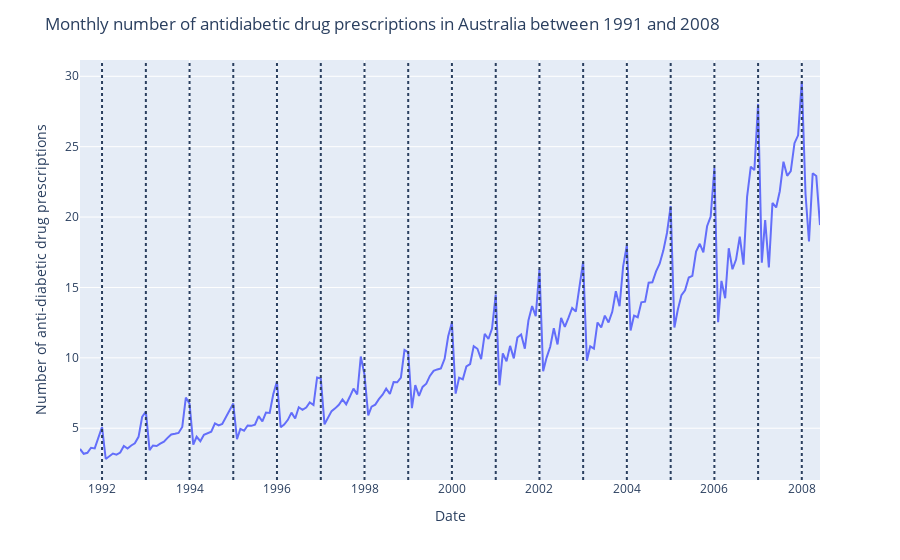

The notebook cell saved with this chart:
### Markdown cell above
## EDA
- From the plot, there is a clear seasonality within a year, where the number of prescriptions is low at the start of the year, dipped in Feb and sharply increase towards the end of the year `m=12`
- Also, there is a upward trend.

### Code cell
fig = px.line(df, x='ds',y='y')
for year in range(1992, 2009):
    fig.add_vline(f"{year}-01-01", line=dict(dash='dot'))

fig.update_layout(
    yaxis_title='Number of anti-diabetic drug prescriptions',
    xaxis_title='Date',
    title="Monthly number of antidiabetic drug prescriptions in Australia between 1991 and 2008"
)

### Figure 1 — Plotly figure (JSON) as saved in the notebook; plotly's stock layout.template omitted (floating-point values rounded to 4 significant figures; data arrays with more than 128 entries replaced by an {"elided": "..."} marker saying what was removed)
{"data": [{"hovertemplate": "ds=%{x}<br>y=%{y}<extra></extra>", "legendgroup": "", "line": {"color": "#636efa", "dash": "solid"}, "marker": {"symbol": "circle"}, "mode": "lines", "name": "", "orientation": "v", "showlegend": false, "type": "scatter", "x": {"elided": "204 str values"}, "xaxis": "x", "y": {"elided": "204 float values"}, "yaxis": "y"}], "layout": {"legend": {"tracegroupgap": 0}, "margin": {"t": 60}, "shapes": [{"line": {"dash": "dot"}, "type": "line", "x0": "1992-01-01", "x1": "1992-01-01", "xref": "x", "y0": 0, "y1": 1, "yref": "y domain"}, {"line": {"dash": "dot"}, "type": "line", "x0": "1993-01-01", "x1": "1993-01-01", "xref": "x", "y0": 0, "y1": 1, "yref": "y domain"}, {"line": {"dash": "dot"}, "type": "line", "x0": "1994-01-01", "x1": "1994-01-01", "xref": "x", "y0": 0, "y1": 1, "yref": "y domain"}, {"line": {"dash": "dot"}, "type": "line", "x0": "1995-01-01", "x1": "1995-01-01", "xref": "x", "y0": 0, "y1": 1, "yref": "y domain"}, {"line": {"dash": "dot"}, "type": "line", "x0": "1996-01-01", "x1": "1996-01-01", "xref": "x", "y0": 0, "y1": 1, "yref": "y domain"}, {"line": {"dash": "dot"}, "type": "line", "x0": "1997-01-01", "x1": "1997-01-01", "xref": "x", "y0": 0, "y1": 1, "yref": "y domain"}, {"line": {"dash": "dot"}, "type": "line", "x0": "1998-01-01", "x1": "1998-01-01", "xref": "x", "y0": 0, "y1": 1, "yref": "y domain"}, {"line": {"dash": "dot"}, "type": "line", "x0": "1999-01-01", "x1": "1999-01-01", "xref": "x", "y0": 0, "y1": 1, "yref": "y domain"}, {"line": {"dash": "dot"}, "type": "line", "x0": "2000-01-01", "x1": "2000-01-01", "xref": "x", "y0": 0, "y1": 1, "yref": "y domain"}, {"line": {"dash": "dot"}, "type": "line", "x0": "2001-01-01", "x1": "2001-01-01", "xref": "x", "y0": 0, "y1": 1, "yref": "y domain"}, {"line": {"dash": "dot"}, "type": "line", "x0": "2002-01-01", "x1": "2002-01-01", "xref": "x", "y0": 0, "y1": 1, "yref": "y domain"}, {"line": {"dash": "dot"}, "type": "line", "x0": "2003-01-01", "x1": "2003-01-01", "xref": "x", "y0": 0, "y1": 1, "yref": "y domain"}, {"line": {"dash": "dot"}, "type": "line", "x0": "2004-01-01", "x1": "2004-01-01", "xref": "x", "y0": 0, "y1": 1, "yref": "y domain"}, {"line": {"dash": "dot"}, "type": "line", "x0": "2005-01-01", "x1": "2005-01-01", "xref": "x", "y0": 0, "y1": 1, "yref": "y domain"}, {"line": {"dash": "dot"}, "type": "line", "x0": "2006-01-01", "x1": "2006-01-01", "xref": "x", "y0": 0, "y1": 1, "yref": "y domain"}, {"line": {"dash": "dot"}, "type": "line", "x0": "2007-01-01", "x1": "2007-01-01", "xref": "x", "y0": 0, "y1": 1, "yref": "y domain"}, {"line": {"dash": "dot"}, "type": "line", "x0": "2008-01-01", "x1": "2008-01-01", "xref": "x", "y0": 0, "y1": 1, "yref": "y domain"}], "title": {"text": "Monthly number of antidiabetic drug prescriptions in Australia between 1991 and 2008"}, "xaxis": {"anchor": "y", "domain": [0, 1], "title": {"text": "Date"}}, "yaxis": {"anchor": "x", "domain": [0, 1], "title": {"text": "Number of anti-diabetic drug prescriptions"}}}}
